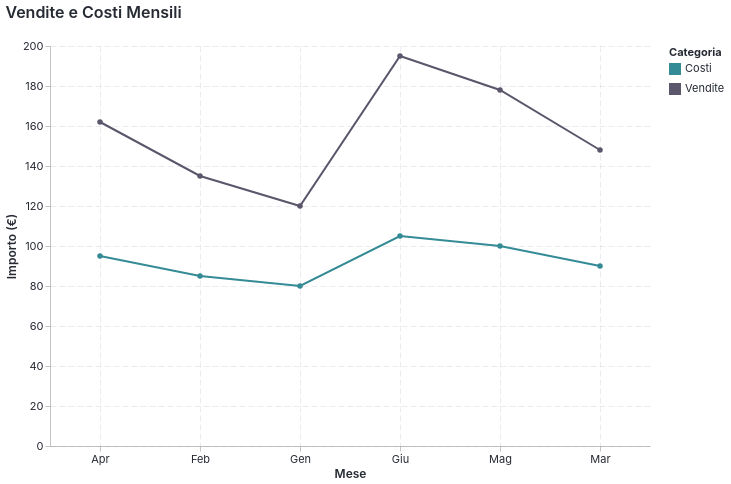

Here is the notebook cell this chart was saved with:
### Markdown cell above
## 4. Test Altair con Nuova API

### Code cell
import altair as alt
import pandas as pd

# Abilita il tema (semplice!)
mbs.enable_altair_theme()

# Dati di esempio
data = pd.DataFrame({
    'Mese': ['Gen', 'Feb', 'Mar', 'Apr', 'Mag', 'Giu'],
    'Vendite': [120, 135, 148, 162, 178, 195],
    'Costi': [80, 85, 90, 95, 100, 105]
})

# Reshape per Altair
data_long = data.melt('Mese', var_name='Tipo', value_name='Valore')

# Crea il grafico
chart = alt.Chart(data_long).mark_line(point=True).encode(
    x=alt.X('Mese:N', title='Mese'),
    y=alt.Y('Valore:Q', title='Importo (€)'),
    color=alt.Color('Tipo:N', title='Categoria'),
    tooltip=['Mese', 'Tipo', 'Valore']
).properties(
    title='Vendite e Costi Mensili',
    width=600,
    height=400
)

# Salva
html_path = OUT / 'altair_new_api.html'
chart.save(str(html_path))
print(f"✅ Salvato HTML: {html_path}")

# Salva PNG (se vl-convert è installato)
try:
    png_path = OUT / 'altair_new_api.png'
    chart.save(str(png_path), scale_factor=2)
    print(f"✅ Salvato PNG: {png_path}")
    from IPython.display import Image, display
    display(Image(filename=str(png_path)))
except Exception as e:
    print(f"⚠️  PNG export fallito: {e}")
    print("Installa vl-convert-python per esportare PNG")

# Display inline
chart

### Figure 1 — Vega-Lite specification as saved in the notebook (floating-point values rounded to 4 significant figures)
{"config": {"background": "#ffffff", "font": "Inter, IBM Plex Sans, DejaVu Sans, Arial, sans-serif", "mark": {"color": "#262a33"}, "title": {"color": "#262a33", "anchor": "start", "dy": -15, "fontSize": 16, "font": "Inter, IBM Plex Sans, DejaVu Sans, Arial, sans-serif", "fontWeight": 600}, "axis": {"labelColor": "#262a33", "labelFontSize": 11, "labelFont": "Inter, IBM Plex Sans, DejaVu Sans, Arial, sans-serif", "labelFontWeight": 400, "titleColor": "#262a33", "titleFontSize": 12, "titleFont": "Inter, IBM Plex Sans, DejaVu Sans, Arial, sans-serif", "titleFontWeight": 600, "grid": true, "gridColor": "#b7adc1", "labelAngle": 0, "domainWidth": 0.5, "labelPadding": 2, "tickSize": 5, "tickWidth": 0.5}, "axisX": {"gridDash": [6, 3], "gridWidth": 0.25, "gridColor": "#b7adc1"}, "axisY": {"gridDash": [6, 3], "gridWidth": 0.25, "gridColor": "#b7adc1"}, "legend": {"labelFontSize": 11, "padding": 1, "symbolType": "square", "labelFont": "Inter, IBM Plex Sans, DejaVu Sans, Arial, sans-serif", "titleFont": "Inter, IBM Plex Sans, DejaVu Sans, Arial, sans-serif"}, "style": {"guide-label": {"font": "Inter, IBM Plex Sans, DejaVu Sans, Arial, sans-serif", "fill": "#262a33"}, "guide-title": {"font": "Inter, IBM Plex Sans, DejaVu Sans, Arial, sans-serif", "fill": "#262a33"}}, "range": {"category": ["#348b96", "#5b566b", "#262a33", "#7b7284", "#00164d", "#a299ac", "#003f80", "#c2b5ab", "#676377", "#ddd0c5"]}, "point": {"filled": true}, "line": {"strokeWidth": 2.0}, "view": {"stroke": "transparent"}}, "data": {"name": "data-1d7c7c51c7a96519fe46e3ecf11ec166"}, "mark": {"type": "line", "point": true}, "encoding": {"color": {"field": "Tipo", "title": "Categoria", "type": "nominal"}, "tooltip": [{"field": "Mese", "type": "nominal"}, {"field": "Tipo", "type": "nominal"}, {"field": "Valore", "type": "quantitative"}], "x": {"field": "Mese", "title": "Mese", "type": "nominal"}, "y": {"field": "Valore", "title": "Importo (€)", "type": "quantitative"}}, "height": 400, "title": "Vendite e Costi Mensili", "width": 600, "$schema": "https://vega.github.io/schema/vega-lite/v5.20.1.json", "datasets": {"data-1d7c7c51c7a96519fe46e3ecf11ec166": [{"Mese": "Gen", "Tipo": "Vendite", "Valore": 120}, {"Mese": "Feb", "Tipo": "Vendite", "Valore": 135}, {"Mese": "Mar", "Tipo": "Vendite", "Valore": 148}, {"Mese": "Apr", "Tipo": "Vendite", "Valore": 162}, {"Mese": "Mag", "Tipo": "Vendite", "Valore": 178}, {"Mese": "Giu", "Tipo": "Vendite", "Valore": 195}, {"Mese": "Gen", "Tipo": "Costi", "Valore": 80}, {"Mese": "Feb", "Tipo": "Costi", "Valore": 85}, {"Mese": "Mar", "Tipo": "Costi", "Valore": 90}, {"Mese": "Apr", "Tipo": "Costi", "Valore": 95}, {"Mese": "Mag", "Tipo": "Costi", "Valore": 100}, {"Mese": "Giu", "Tipo": "Costi", "Valore": 105}]}}
